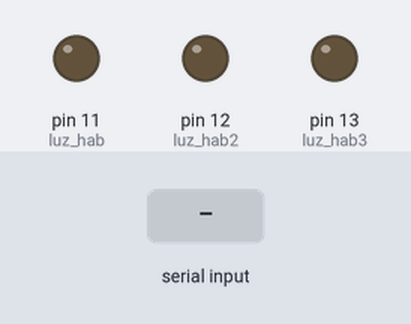
A sketch run on a simulated Arduino Uno, built with avr-gcc and run on an emulated ATmega328P. Shown: output pins drawn as LEDs (lit = HIGH). Dashed ring = blinking. Inputs (shaded band) come from the test bench. What the sketch prints to the serial monitor is not drawn.

Above: at 1.2 s.
1.3 s: "9" received over Serial
At 1.7 s:
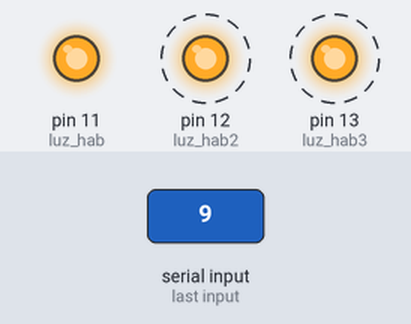
4.3 s: "1" received over Serial
At 5.1 s:
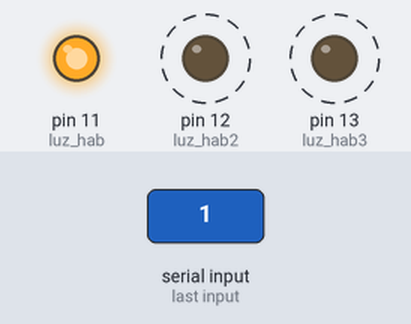
5.8 s: "3" received over Serial
At 6.3 s:
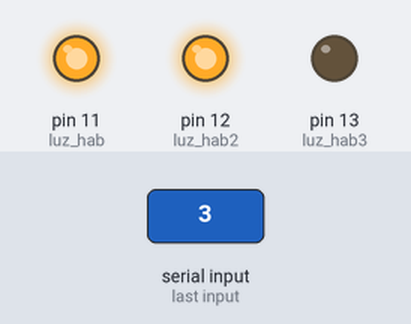
7.3 s: "2" received over Serial
At 8.5 s:
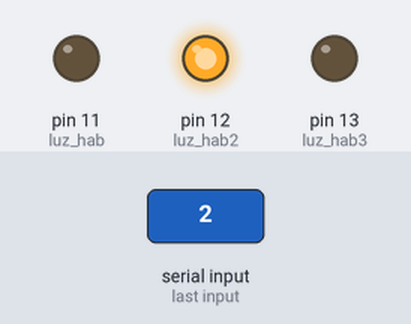
8.8 s: "5" received over Serial
At 9.8 s:
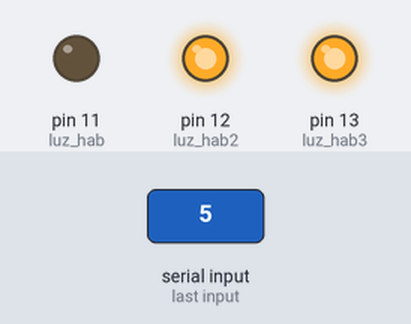
10.3 s: "4" received over Serial
At 10.9 s:
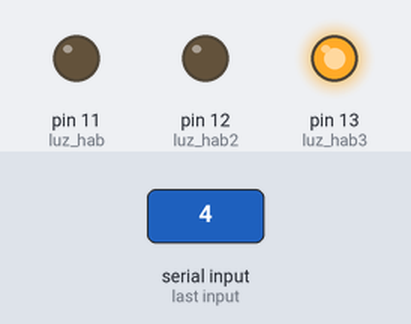
Timing chart, 0 to 12.8 s (numbered marks = the images above; inputs shaded):
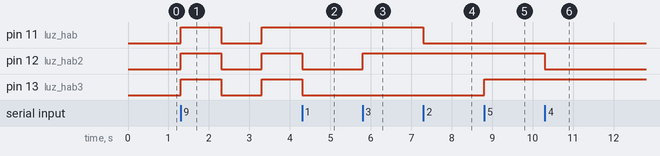

The sketch:

Practica_casa.ino
```cpp
int luz_hab = 11;
int luz_hab2 = 12;
int luz_hab3 = 13;
int a = 1000;
char opt;
void setup() {
  pinMode(luz_hab,OUTPUT);
  digitalWrite(luz_hab,LOW);
  Serial.begin(9600);//9600 Baudios, unidad de medida de transferencia de pulso electrico

  pinMode(luz_hab2,OUTPUT);
  digitalWrite(luz_hab2,LOW);
  Serial.begin(9600);

  pinMode(luz_hab3,OUTPUT);
  digitalWrite(luz_hab3,LOW);
  Serial.begin(9600);
}

void loop() {
  if(Serial.available()>0){
    opt=Serial.read();
    if(opt=='1'){
      Serial.write("luz_hab ON");
      digitalWrite(luz_hab,HIGH);
    }else {
    if(opt=='2'){
         Serial.write("luz_hab OFF");
         digitalWrite(luz_hab,LOW);
       }
    }

    if(opt=='3'){
      Serial.write("luz_hab2 ON");
      digitalWrite(luz_hab2,HIGH);
    }else {
    if(opt=='4'){
         Serial.write("luz_hab2 OFF");
         digitalWrite(luz_hab2,LOW);
       }
    }

    if(opt=='5'){
      Serial.write("luz_hab3 ON");
      digitalWrite(luz_hab3,HIGH);
    }else {
    if(opt=='6'){
         Serial.write("luz_hab3 OFF");
         digitalWrite(luz_hab3,LOW);
       }
    }

    if(opt=='7'){
      Serial.write("luz_hab_all ON");
      digitalWrite(luz_hab,HIGH);
      digitalWrite(luz_hab2,HIGH);
      digitalWrite(luz_hab3,HIGH);
    }else {
    if(opt=='8'){
         Serial.write("luz_hab_all OFF");
         digitalWrite(luz_hab,LOW);
         digitalWrite(luz_hab2,LOW);
         digitalWrite(luz_hab3,LOW);
       }
    }

    if(opt=='9'){
         Serial.write("luz_hab_all OFF");
         digitalWrite(luz_hab,HIGH);
         digitalWrite(luz_hab2,HIGH);
         digitalWrite(luz_hab3,HIGH);
      	 delay(a);
      	 digitalWrite(luz_hab,LOW);
         digitalWrite(luz_hab2,LOW);
         digitalWrite(luz_hab3,LOW);
      	 delay(a);
      	 digitalWrite(luz_hab,HIGH);
         digitalWrite(luz_hab2,HIGH);
         digitalWrite(luz_hab3,HIGH);
      	 delay(a);
      	 digitalWrite(luz_hab,LOW);
         digitalWrite(luz_hab2,LOW);
         digitalWrite(luz_hab3,LOW);
       }


  }

}
```

Measured:
- after the input at 1.3 s, pin 11 (luz_hab), pin 12 (luz_hab2), pin 13 (luz_hab3): LOW → HIGH at once, → LOW 1.0 s later, → HIGH 1.0 s later
- after the input at 4.3 s, pin 11 (luz_hab): stays HIGH (without the input it goes to LOW after 0.00 s)
- after the input at 5.8 s, pin 12 (luz_hab2): LOW → HIGH at once
- after the input at 7.3 s, pin 11 (luz_hab): HIGH → LOW at once
- after the input at 8.8 s, pin 13 (luz_hab3): LOW → HIGH at once
- after the input at 10.3 s, pin 12 (luz_hab2): HIGH → LOW at once
